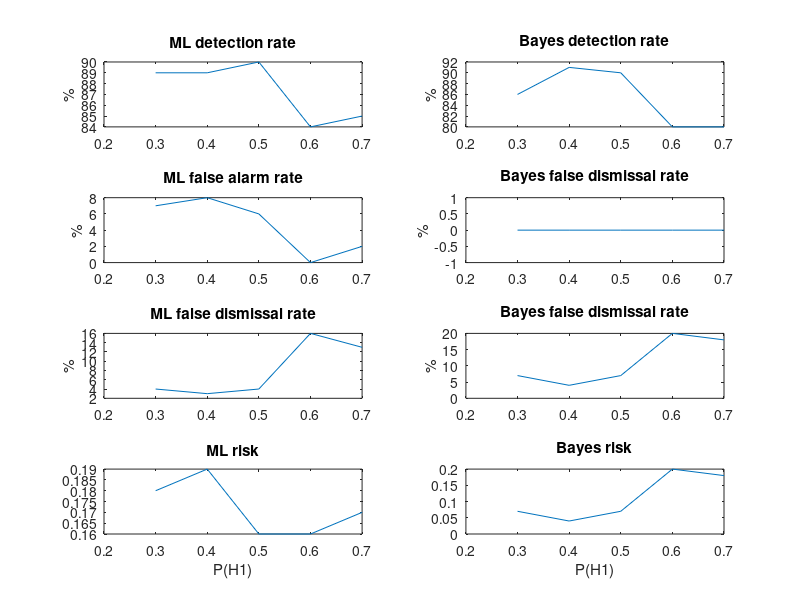

This chart was generated by the following MATLAB code:



MLChange_p = [];
MLChange_p_false_alarm = [];
MLChange_p_false_dismissal = []; 
MLChange_risk = [];
BayesChange_p = [];
BayesChange_p_false_alarm = [];
BayesChange_p_false_dismissal = []; 
BayesChange_risk = [];
% adjust threshold
for PH0 = [0.3,0.4,0.5,0.6,0.7]
    PH1 = 1-PH0;
    
    cnt = [];
    % ML method
    % counting detection rate
    ML_detect_suceed = 0;
    ML_detect_fail = 0;
    ML_false_alarm = 0;
    ML_false_dismissal = 0;
    ML_p = [];
    ML_p_false_alarm = [];
    ML_p_false_dismissal = []; 
    ML_risk = [];
    % Bayes method
    % counting detection rate
    Bayes_detect_suceed = 0;
    Bayes_detect_fail = 0;
    Bayes_false_alarm = 0;
    Bayes_false_dismissal = 0;
    Bayes_p = [];
    Bayes_p_false_alarm = [];
    Bayes_p_false_dismissal = []; 
    Bayes_risk = [];
    % test 100 times
    for i = 1:1:100

        % timeline
        t = 0:1:301;
        % swept-frequency cosine, the target signal
        s = chirp(t,0,301,250);
        % white noise
        n_mean = 0; n_var = 25;
        n = n_mean+sqrt(n_var)*randn(1,length(t));

        % probability of containing s(t) = 0.4
        contain = randn(1,1);
        if contain <= PH1
            x = s+n; % x(t) contains s(t)
            contain = 1;
        else
            x = n; % x(t) dose not contain s(t)
            contain = 0;
        end

        % ML detection
        left_side = dot(s,s)-2*dot(s,x);
        right_side = -2*n_var*log(PH0/PH1);
        if left_side < right_side
            %result = 1
            if contain == 0
                ML_detect_fail = ML_detect_fail+1;
                ML_false_alarm = ML_false_alarm+1;
            elseif contain == 1
                ML_detect_suceed = ML_detect_suceed+1;
            end
            %disp('s(t) is detected');
        else
            %result = 0
            if contain == 0
                ML_detect_suceed = ML_detect_suceed+1;
            elseif contain == 1
                ML_detect_fail = ML_detect_fail+1;
                ML_false_dismissal = ML_false_dismissal+1;
            end
            %disp('x(t) does not contain s(t)');
        end

        % Bayes detection
        left_side = dot(s,s)-2*dot(s,x);
        right_side = -2*n_var*log((2/1)*(PH0/PH1));
        if left_side < right_side
            %result = 1; 
            if contain == 0
                Bayes_detect_fail = Bayes_detect_fail+1;
                Bayes_false_alram = Bayes_false_alarm+1;
            elseif contain == 1
                Bayes_detect_suceed = Bayes_detect_suceed+1;
            end
            %disp('s(t) is detected');
        else
            %result = 0; 
            if contain == 0
                Bayes_detect_suceed = Bayes_detect_suceed+1;
            elseif contain == 1
                Bayes_detect_fail = Bayes_detect_fail+1;
                Bayes_false_dismissal = Bayes_false_dismissal+1;
            end
            %disp('x(t) does not contain s(t)');
        end

        cnt = [cnt,i];

        %fprintf('test %d\n',cnt(i));
        ML_p = [ML_p,ML_detect_suceed/(ML_detect_suceed+ML_detect_fail)];
        ML_p_false_alarm = [ML_p_false_alarm,ML_false_alarm/(ML_detect_suceed+ML_detect_fail)];
        ML_p_false_dismissal = [ML_p_false_dismissal,ML_false_dismissal/(ML_detect_suceed+ML_detect_fail)];
        ML_risk = [ML_risk,0+2*ML_p_false_alarm(i)+ML_p_false_dismissal(i)+0];


        Bayes_p = [Bayes_p,Bayes_detect_suceed/(Bayes_detect_suceed+Bayes_detect_fail)];
        Bayes_p_false_alarm = [Bayes_p_false_alarm,Bayes_false_alarm/(Bayes_detect_suceed+Bayes_detect_fail)];
        Bayes_p_false_dismissal = [Bayes_p_false_dismissal,Bayes_false_dismissal/(Bayes_detect_suceed+Bayes_detect_fail)];
        Bayes_risk = [Bayes_risk,0+2*Bayes_p_false_alarm(i)+Bayes_p_false_dismissal(i)+0];

    end

    fprintf('P(H1) = %f, P(H0) = %f\n',PH1,PH0);
    fprintf('ML   : detection rate:%f%%, ',ML_p(100)*100);
    fprintf('false alarm rate:%f%%, false dismissal rate:%f%%, ',ML_p_false_alarm(100)*100, ML_p_false_dismissal(100)*100);
    fprintf('risk:%f\n',ML_risk(100));
    fprintf('Bayes: detection rate:%f%%, ',Bayes_p(100)*100);
    fprintf('false alarm rate:%f%%, false dismissal rate:%f%%, ',Bayes_p_false_alarm(100)*100, Bayes_p_false_dismissal(100)*100);
    fprintf('risk:%f\n',Bayes_risk(100));
    
    MLChange_p = [MLChange_p,ML_p(100)];
    MLChange_p_false_alarm = [MLChange_p_false_alarm,ML_p_false_alarm(100)];
    MLChange_p_false_dismissal = [MLChange_p_false_dismissal,ML_p_false_dismissal(100)]; 
    MLChange_risk = [MLChange_risk,ML_risk(100)];
    BayesChange_p = [BayesChange_p,Bayes_p(100)];
    BayesChange_p_false_alarm = [BayesChange_p_false_alarm,Bayes_p_false_alarm(100)];
    BayesChange_p_false_dismissal = [BayesChange_p_false_dismissal,Bayes_p_false_dismissal(100)]; 
    BayesChange_risk = [BayesChange_risk,Bayes_risk(100)];
end

subplot(4,2,1);plot([0.3,0.4,0.5,0.6,0.7],MLChange_p*100);ylabel('%');title('ML detection rate');
subplot(4,2,3);plot([0.3,0.4,0.5,0.6,0.7],MLChange_p_false_alarm*100);ylabel('%');title('ML false alarm rate');
subplot(4,2,5);plot([0.3,0.4,0.5,0.6,0.7],MLChange_p_false_dismissal*100);ylabel('%');title('ML false dismissal rate');
subplot(4,2,7);plot([0.3,0.4,0.5,0.6,0.7],MLChange_risk);xlabel('P(H1)');title('ML risk');

subplot(4,2,2);plot([0.3,0.4,0.5,0.6,0.7],BayesChange_p*100);ylabel('%');title('Bayes detection rate');
subplot(4,2,4);plot([0.3,0.4,0.5,0.6,0.7],BayesChange_p_false_alarm*100);ylabel('%');title('Bayes false dismissal rate');
subplot(4,2,6);plot([0.3,0.4,0.5,0.6,0.7],BayesChange_p_false_dismissal*100);ylabel('%');title('Bayes false dismissal rate');
subplot(4,2,8);plot([0.3,0.4,0.5,0.6,0.7],BayesChange_risk);xlabel('P(H1)');title('Bayes risk');

